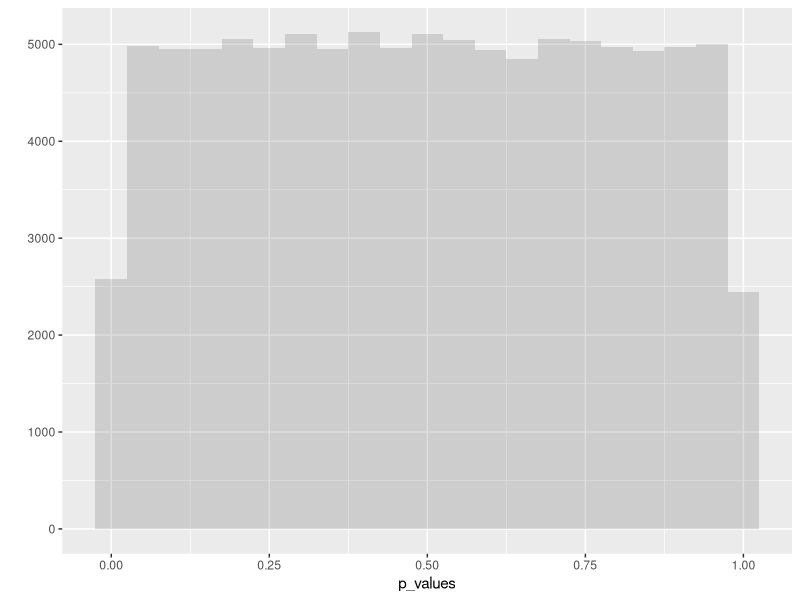
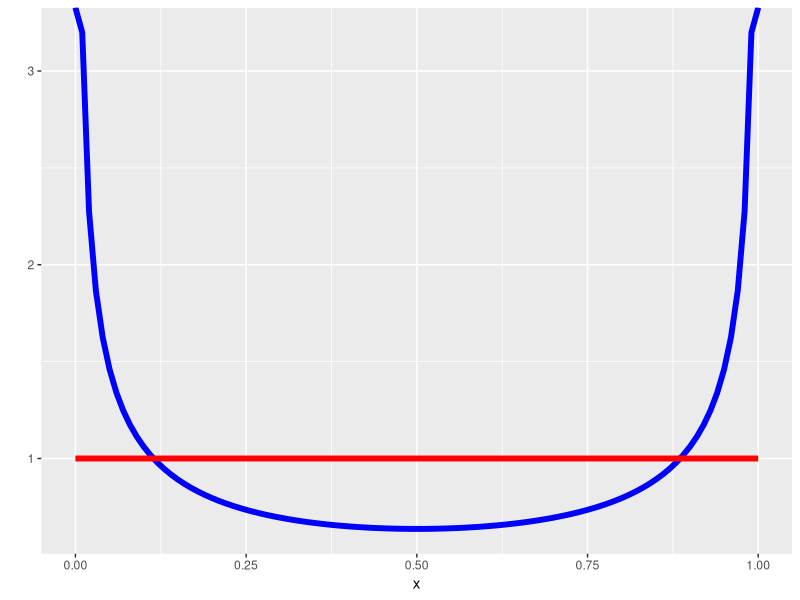
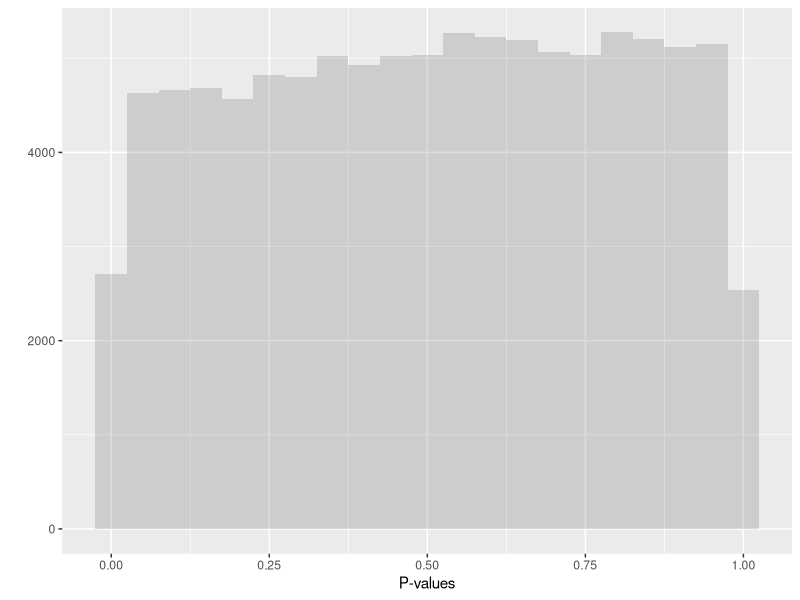
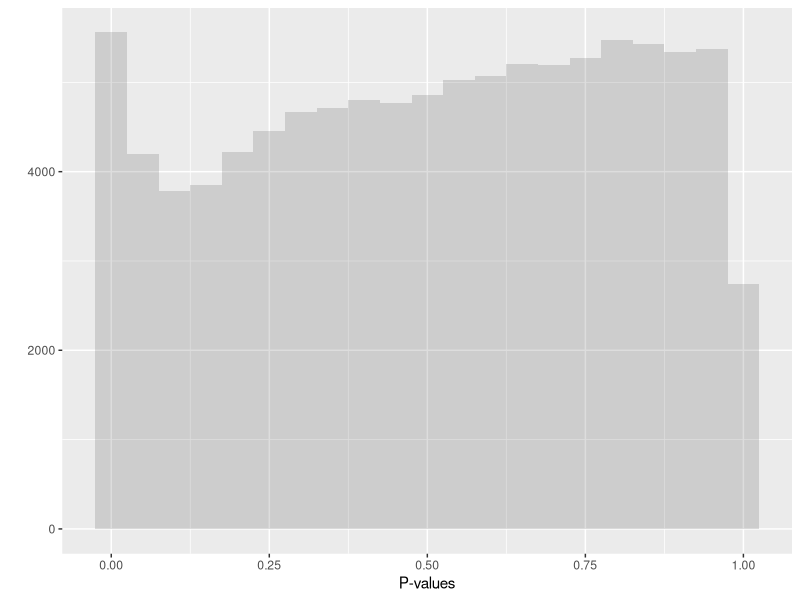
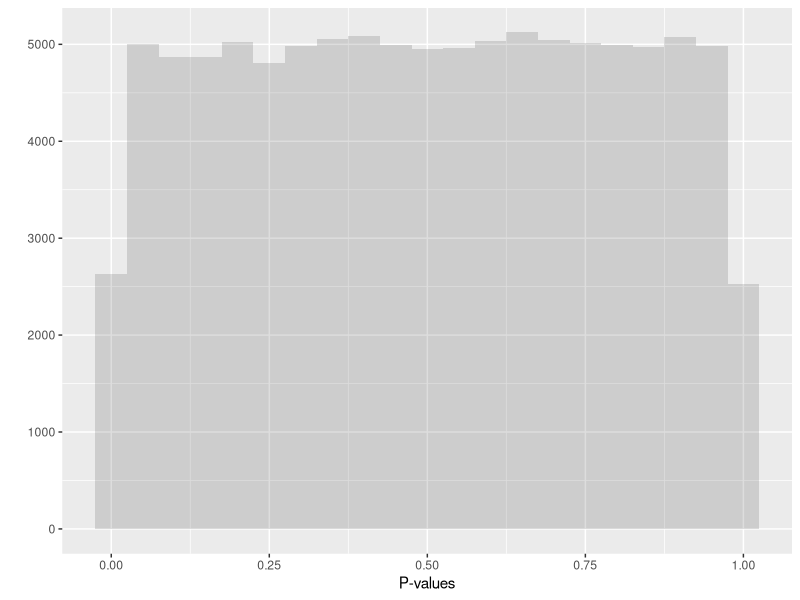

The R script that drew these images, in order:
## ---- chunk 1

pval <- function(n = 25){ # Default sample size of 25
  x <- rnorm(n, mean = 0, sd = 1) # Generate N(0,1) sample
  test <- t.test(x, mu = 0) # Run t-test on sample, with null hypoth. H_0: mu = 0
  test$p.value # Extract and return p-value
}

pval() # Run function to confirm it is working
## ---- chunk 2
library(ggplot2) # load ggplot2 package, for histogram
p_values <- replicate(100000, pval()) # 100,00 replications
mean(p_values < 0.05) # What proportion are less than 0.05?
qplot(p_values, binwidth = 0.05, alpha = I(0.2)) # Test Validity roadmap

## ---- chunk 3
# beta(0.5, 0.5) & Uniform(0,1)
x <- seq(from = 0, to = 1, by = 0.01)
y_b <- dbeta(x, 0.5, 0.5) # mean = 1/2 
y_u <- dunif(x, 0, 1) # mean = 1/2

ggplot() + geom_line(aes(x = x, y = y_b), color = "blue", size = 2) + 
  geom_line(aes(x = x, y = y_u), color = "red", size = 2) +
  ylab("")
## ---- chunk 4
# 2-sample t-test, both samples are size = 10.
x <- rbeta(10, shape1 = 0.5, shape2 = 0.5) # Beta(0.5, 0.5) sample
y <- runif(10, 0, 1) # Uniform(0,1) sample
t.test(x, y, mu = 0, paired = FALSE, var.equal = FALSE) 
## ---- chunk 5
pval2 <- function(n1 = 25, n2 = 25){ # Arguments are sample sizes.
  x <- rbeta(n1, shape1 = 0.5, shape2 = 0.5) # Draw size = n1 sample from Beta(0.5, 0.5)
  y <- runif(n2, min = 0, max = 1) # Draw size = n2 sample from Uniform(0,1)
  test <- t.test(x, y, mu = 0, paired = FALSE, var.equal = FALSE) # Run test on samples
  test$p.value # Extract p-value
}
## ---- chunk 6
set.seed(1770) # Pierre-Simon Laplace calculated p-values in the 1770s!
sim <- replicate(100000, pval2(5, 5)) # Sample size of 5 from each distribution, each replication
mean(sim < 0.05) # Rejection rate for level alpha = 0.05
mean(sim < 0.3) # Do we have 30% of p-vals less than 0.3?
qplot(sim, binwidth = 0.05, alpha = I(0.2)) + xlab("P-values")
## ---- chunk 7
sim <- replicate(100000, pval2(5, 50)) # Now 50 draws from U(0,1) in each replication
qplot(sim, binwidth = 0.05, alpha = I(0.2)) + xlab("P-values")
## ---- chunk 8
sim <- replicate(100000, pval2(25, 25)) # Now 50 draws from U(0,1) in each replication
qplot(sim, binwidth = 0.05, alpha = I(0.2)) + xlab("P-values")
